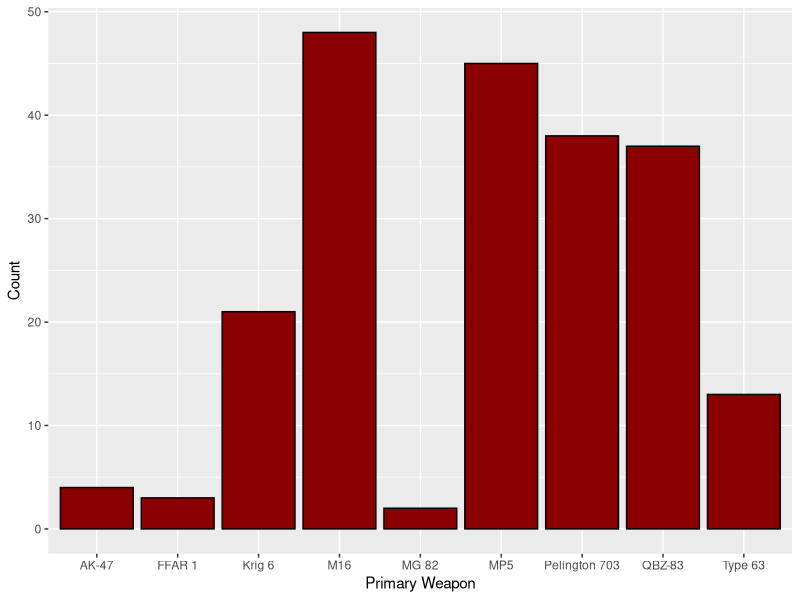
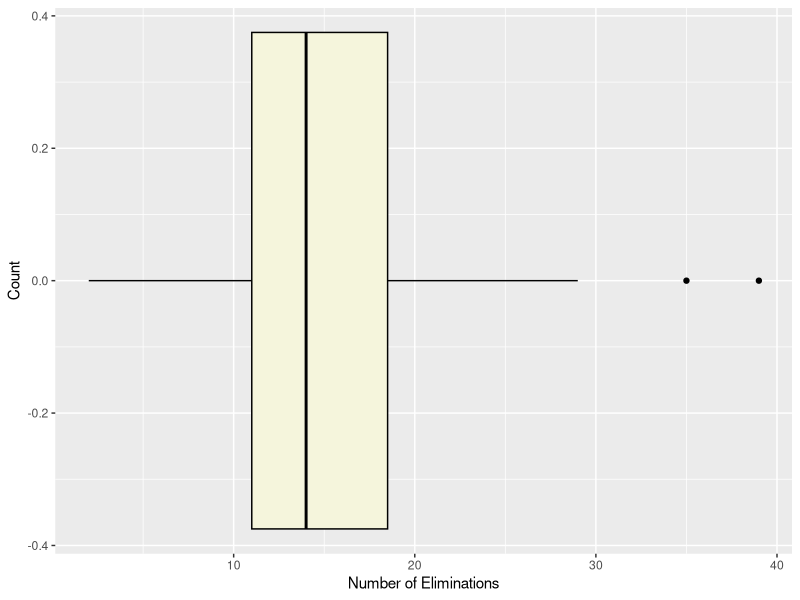
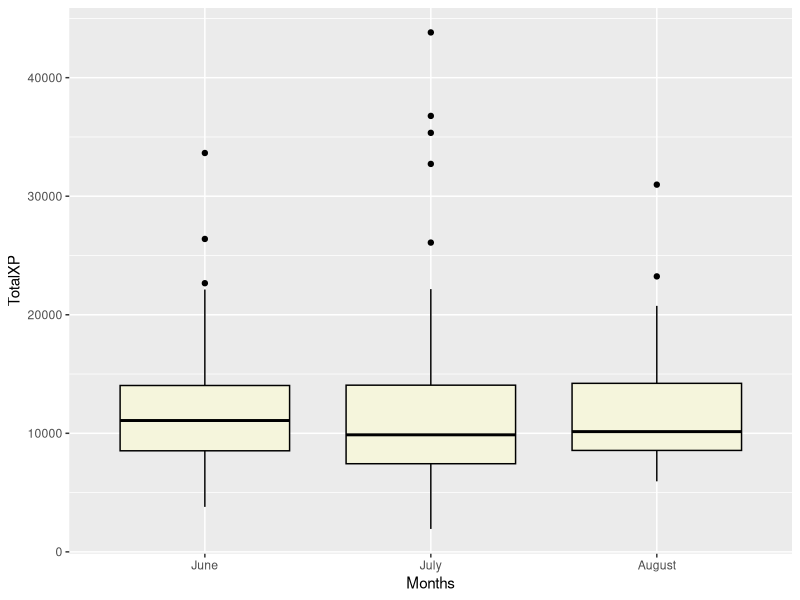
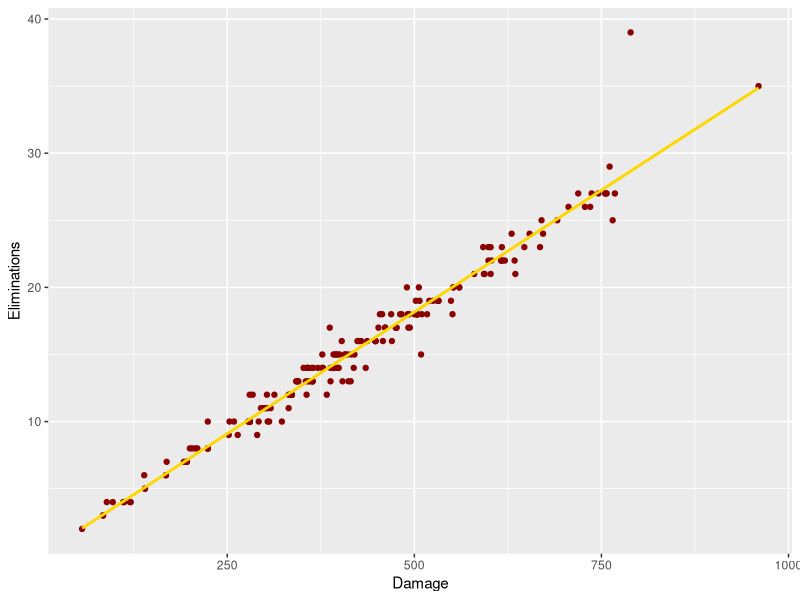

These figures' R source, in order:
## ---- chunk 1
knitr::opts_chunk$set(echo = TRUE)
## ---- chunk 2
library(readxl)
library(tidyverse)
library(lubridate)
data <- read_xlsx("CODGames2_mp.xlsx")
## ---- chunk 3
head(data)
str(data)

# Summary statistics for a categorial variable: "PrimaryWeapon"
PrimaryWeapon <- data$PrimaryWeapon
table(PrimaryWeapon)
prop.table(table(PrimaryWeapon))

# Summary statistics for a quantitative variable: "PrimaryWeapon"
Eliminations <- data$Eliminations
summary(Eliminations)
mean(Eliminations, na.rm = TRUE)
median(Eliminations, na.rm = TRUE)
max(Eliminations, na.rm = TRUE)
sd(Eliminations, na.rm = TRUE)

# Data visualization for "PrimaryWeapon"
data |>
  ggplot(aes(x = PrimaryWeapon)) +
  geom_bar(fill = "darkred", color = "black") + 
  labs(x = "Primary Weapon", y = "Count")

# Data visualization for "Eliminations"
data |>
  ggplot(aes(x = Eliminations)) +
  geom_boxplot(fill = "beige", color = "black") + 
  labs(x = "Number of Eliminations", y = "Count")


## ---- chunk 4
data$Date <- as.Date(data$Date)
## Adding month to the data
data <- mutate(data, Month = month(Date, label = TRUE, abbr = FALSE))

## Side-by-side boxplot using "TotalXP"
ggplot(data, aes(x = Month, y = TotalXP)) +
  geom_boxplot(fill = "beige", color = "black") +
  labs(x = "Months", y = "TotalXP")
  
## ---- chunk 5
ggplot(data, aes(x = Damage, y = Eliminations)) +
  geom_point(color = "darkred") +
  geom_smooth(method = "lm", color = "gold", se = FALSE, formula = y~x)
  labs(x = "Damage", y = "Number of Eliminations")
